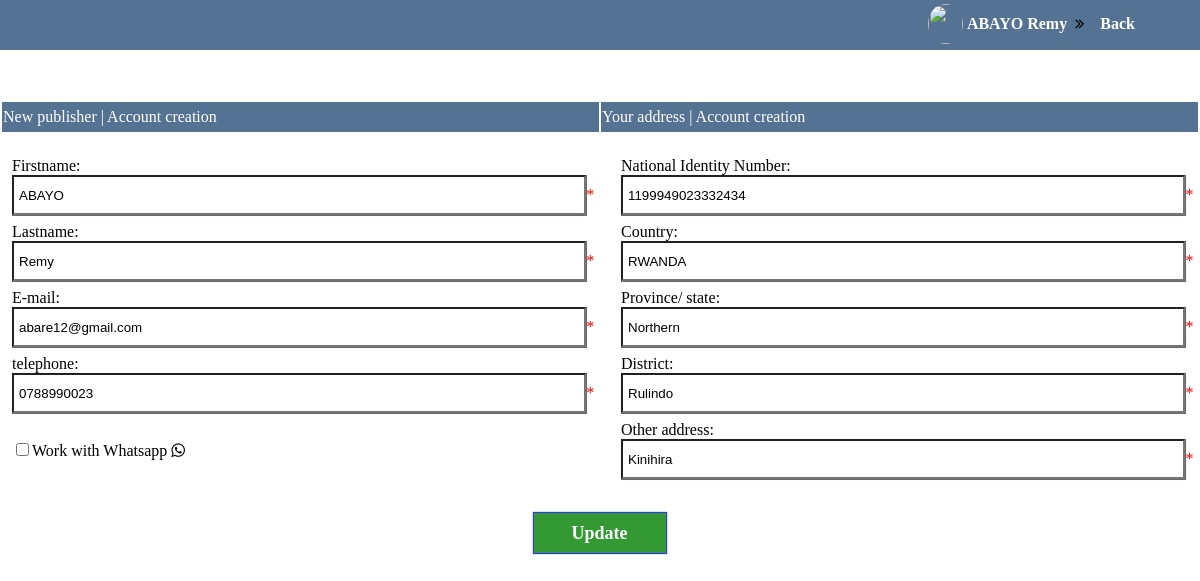
The app's page /change-details.php (signed in) with its own data.
### tables this page shows
CREATE TABLE IF NOT EXISTS `users` (
  `ssn` int(11) NOT NULL,
  `fname` varchar(45) DEFAULT NULL,
  `lname` varchar(45) DEFAULT NULL,
  `email` varchar(105) DEFAULT NULL,
  `telephone` varchar(15) NOT NULL,
  `work_with` varchar(8) NOT NULL DEFAULT 'none',
  `title` varchar(45) DEFAULT NULL,
  `national_id` varchar(16) NOT NULL,
  `country` varchar(45) DEFAULT NULL,
  `address` varchar(45) DEFAULT NULL,
  `dist_id` int(11) DEFAULT NULL,
  PRIMARY KEY (`ssn`),
  KEY `dist_id_idx` (`dist_id`)
);

CREATE TABLE IF NOT EXISTS `province` (
  `prov_id` int(11) NOT NULL AUTO_INCREMENT,
  `name` varchar(45) DEFAULT NULL,
  PRIMARY KEY (`prov_id`)
);

CREATE TABLE IF NOT EXISTS `district` (
  `dist_id` int(11) NOT NULL AUTO_INCREMENT,
  `name` varchar(45) DEFAULT NULL,
  `prov_id` int(11) DEFAULT NULL,
  PRIMARY KEY (`dist_id`),
  KEY `prov_id_idx` (`prov_id`)
);

### change-details.php (the view, shortened to what this page needs)
<html>
<head><title>Huzion - User</title>
<link rel="stylesheet" type="text/css" href="css/style.css">
<link rel="stylesheet" href="css/font-awesome.css">
    <link rel="stylesheet" href="css/animate.min.css">
    <link rel="stylesheet" href="css/flags/flags.css">
	<link rel="stylesheet" href="css/flags/flags.min.css">
    <body>
	<?php
	require('program/connection.php');
$go="select * from users where ssn='".$_SESSION['ssn']."'";
$feed=$conn->query($go);
$resu=$feed->fetch_assoc();
$sel1="select name,prov_id from district where dist_id='".$resu['dist_id']."'";
$res1=$conn->query($sel1);
$fetch=$res1->fetch_assoc();
$selprov="select name from province where prov_id='".$fetch['prov_id']."'";
$resultp=$conn->query($selprov);
$fet=$resultp->fetch_assoc();
	?>
    <div class="header">
  <table border="0" style="position:absolute; right: 50px;">
    <tr>
	<td width="10px">
    <img src="image/15.jpg" width="35px" height="40px" style="border-radius: 100% 100% 100% 100%;" /></td>
	<td><a href="#" style="padding:0px; cursor:default;"> <?php echo $_SESSION['fname']." ".$_SESSION['lname']; ?></a>
    </td>
	<td>&nbsp;<i class="fa fa-angle-double-right"></i></td>
	<td>
    <a href="publisher-welcome.php" style="padding:12px;">Back</a>
    </td>
	</tr>
  </table>
  <form action="change-details.php" method="post">
    <table border="0" width="100%" style="position:relative;top:100px;" >
    <tr><td bgcolor="#547392" style="color: white; height: 30px; width: 50%;">New publisher | Account creation</td><td bgcolor="#547392" style="color: white; height: 30px; width: 50%;">Your address | Account creation</td></tr>
    <tr><td colspan="2">&nbsp;</td></tr>
    <tr><td bgcolor="white" style="padding-left:10px;">Firstname: <br><input type="text" name="name1" id="input-style" value="<?php echo $resu['fname'];?>"><label style="color:red;">*</label></td><td bgcolor="white" style="padding-left:20px;">National Identity Number: <input type="text" name="nid" id="input-style"  value="<?php echo $resu['national_id'];?>"><label style="color:red;">*</label></td></tr>
    <tr><td colspan="1" align="center">
	</td>
	<td align="center">
	</td>
	</tr>
    <tr><td bgcolor="white" style="padding-left:10px;">Lastname: <br><input type="text" name="name2" id="input-style"  value="<?php echo $resu['lname'];?>"><label style="color:red;">*</label></td><td bgcolor="white" style="padding-left:20px;">Country: <input type="text" name="country" id="input-style" value="<?php echo $resu['country'];?>" /><label style="color:red;">*</label></td></tr>
    <tr><td colspan="1" align="center">
	</td>
	<td align="center">
	</td>
	</tr>
    <tr><td bgcolor="white" style="padding-left:10px;">E-mail: <br><input type="text" name="email" id="input-style" value="<?php echo $resu['email'];?>"><label style="color:red;">*</label>
	</td><td bgcolor="white" style="padding-left:20px;">Province/ state: <input type="text" name="province" id="input-style" value="<?php echo $fet['name'];?>"/><label style="color:red;">*</label>
	</td></tr>
    <tr><td colspan="1" align="center">
	</td>
	<td align="center">
	</td>
	</tr>
    <tr><td bgcolor="white" style="padding-left:10px;">telephone: <input type="text" name="phone" id="input-style" value="<?php echo $resu['telephone'];?>"/><label style="color:red;">*</label>
	</td><td bgcolor="white" style="padding-left:20px;">District: <input type="text" name="district" id="input-style" value="<?php echo $fetch['name'];?>"/><label style="color:red;">*</label>
	</td></tr>
    <tr><td colspan="1" align="center">
	</td>
	<td align="center">
	</td>
	</tr>
    <tr><td bgcolor="white" style="padding:10px;"> <input type="checkbox" name="status" value="Whatsapp" onClick="javascript:document.getElementById('wp').style.visibility='visible';" style="border:3px solid #FF0000;">Work with Whatsapp <label class="fa fa-whatsapp" id="wp"></label><input type='hidden' value='<?php echo date('D-d-M-Y');?>' name='date'></td><td bgcolor="white" style="padding-left:20px;">Other address: <input type="text" name="other" id="input-style" value="<?php echo $resu['address'];?>" /><label style="color:red;">*</label>
	</td></tr>
	<tr><td colspan="1"></td><td align="center">
	</td></tr>
    <tr><td colspan="2" style="padding:3px;">&nbsp;</td></tr>
    <tr><td colspan="2" align="center"><input type="submit" name="update" style="background-color:green; border:none; color: white; font-weight:bold;" value="Update" id="input-submit-style"></td></tr>
    </tr></table>
	</form>
	</body></html>

### css/style.css (style rules this page uses)
.header { background-color:#547392; position: fixed; width: 100%; height: 50px; left: 0px; top: 0px; }
.header a { display: inline; color: white; font-weight: bold; float: right; text-decoration: none; padding: 10px; }
input { color:black; font-weight:500; padding-left:5px; }
#input-style { width:98%; height:40px; box-shadow: 0px 0px 0.5px 0.5px dimgray; }
#input-submit-style { width: 11%; height:40px; font-family: Times New Roman; font-size: 18px; box-shadow:0px 0px 1px 1px blue; opacity:0.8; }
.fa-angle-double-right { padding-right: 0px; font-weight:bold; }

### records on screen
users: name1 "ABAYO", nid "1199949023332434", name2 "Remy", country "RWANDA", email "abare12@gmail.com", phone "0788990023", other "Kinihira"
province: province "Northern"
district: district "Rulindo"

### other values on screen
$_SESSION['fname'] "ABAYO"
$_SESSION['lname'] "Remy"
